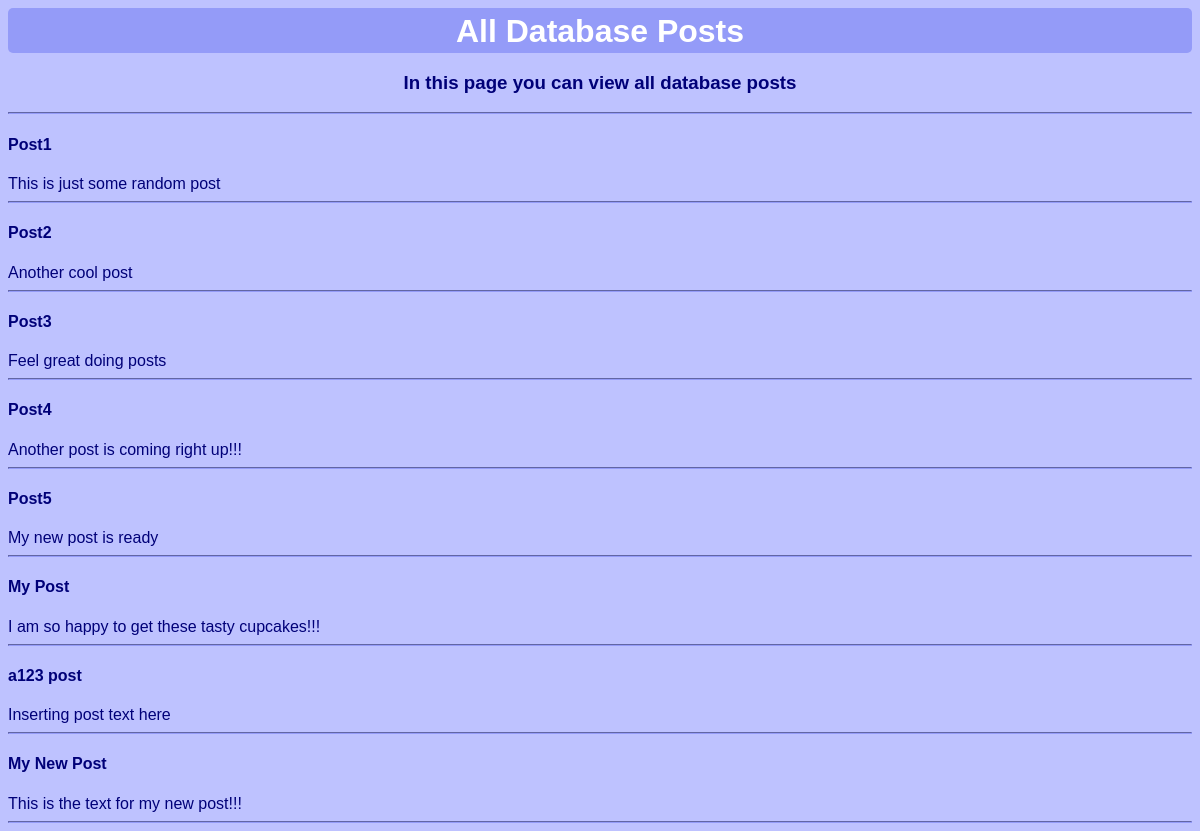
/post_all, run on the app's committed database.
### Database.py (models this page shows)
class Post(db.Model):  # Define a class 'Post' that inherits from SQLAlchemy Model class
    id = db.Column(db.Integer, primary_key=True)  # Primary key column for unique identification
    title = db.Column(db.String(300), nullable=False)  # Column for the post title, not nullable (can not be empty)
    text = db.Column(db.Text, nullable=False)  # Column for the post content

### app.py (the view)
@app.route('/post_all')  # Define a route for displaying posts
def post_all():  # Query all posts from the database using the Post model
    from Database import Post
    posts = Post.query.all()  # Retrieve all Post records from the database
    return render_template('post_all.html',
                           posts=posts)  # Render the 'post_all.html' template and pass the retrieved posts to it

### templates/post_all.html (shortened to what this page needs)
<!DOCTYPE html>
<html lang="en">
<head>
    <link rel="stylesheet" href="{{url_for('static', filename='css/db_style.css')}}">
</head>
<body>
    <h1>All Database Posts</h1>
    <center>
    <h3>In this page you can view all database posts</h3>
    </center>
    <hr>
    {% for post in posts %}
        <h4>{{post.title}}</h4>
        {{post.text}}
        <hr>
    {% endfor %}
</body>
</html>

### static/css/db_style.css (style rules this page uses)
body { background-color: #bec2ff; font-family: helvetica; color: #000078; }
hr { border-color: #949bf8; }
h1 { padding-top: 5px; height: 40px; background-color: #949bf8; text-align: center; color: white; margin: auto; border-radius: 5px; font-family: helvetica; }
.popup-close, { position: absolute; top: 0px; right: 5px; font-size: 15px; cursor: pointer; }

### data on the page
Post: title "Post1", text "This is just some random post"
Post: title "Post2", text "Another cool post"
Post: title "Post3", text "Feel great doing posts"
Post: title "Post4", text "Another post is coming right up!!!"
Post: title "Post5", text "My new post is ready"
Post: title "My Post", text "I am so happy to get these tasty cupcakes!!!"
Post: title "a123 post", text "Inserting post text here"
Post: title "My New Post", text "This is the text for my new post!!!"
